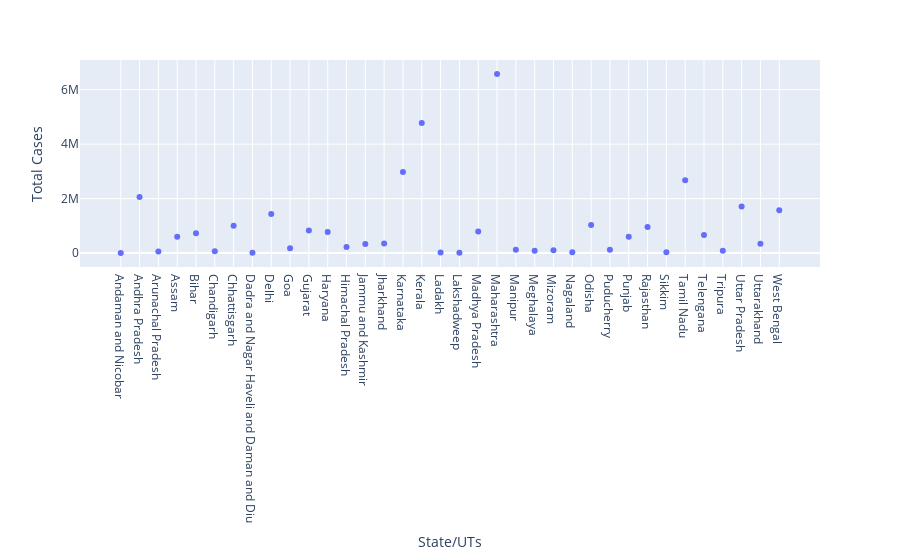

This figure's notebook cell:
### Code cell
fig=px.scatter(data,
          x='State/UTs',
          y='Total Cases',
          
          hover_data=['Active','Discharged','Deaths','Active Ratio','Discharge Ratio','Death Ratio'],
)

fig.show()

### Figure 1 — Plotly figure (JSON) as saved in the notebook; plotly's stock layout.template omitted (floating-point values rounded to 4 significant figures; data arrays with more than 128 entries replaced by an {"elided": "..."} marker saying what was removed)
{"data": [{"customdata": {"elided": "36x6 float values"}, "hovertemplate": "State/UTs=%{x}<br>Total Cases=%{y}<br>Active=%{customdata[0]}<br>Discharged=%{customdata[1]}<br>Deaths=%{customdata[2]}<br>Active Ratio=%{customdata[3]}<br>Discharge Ratio=%{customdata[4]}<br>Death Ratio=%{customdata[5]}<extra></extra>", "legendgroup": "", "marker": {"color": "#636efa", "symbol": "circle"}, "mode": "markers", "name": "", "orientation": "v", "showlegend": false, "type": "scatter", "x": ["Andaman and Nicobar", "Andhra Pradesh", "Arunachal Pradesh", "Assam", "Bihar", "Chandigarh", "Chhattisgarh", "Dadra and Nagar Haveli and Daman and Diu", "Delhi", "Goa", "Gujarat", "Haryana", "Himachal Pradesh", "Jammu and Kashmir", "Jharkhand", "Karnataka", "Kerala", "Ladakh", "Lakshadweep", "Madhya Pradesh", "Maharashtra", "Manipur", "Meghalaya", "Mizoram", "Nagaland", "Odisha", "Puducherry", "Punjab", "Rajasthan", "Sikkim", "Tamil Nadu", "Telengana", "Tripura", "Uttar Pradesh", "Uttarakhand", "West Bengal"], "xaxis": "x", "y": [7629, 2055999, 54865, 604536, 725983, 65273, 1005485, 10672, 1439136, 176980, 826099, 770975, 220254, 330352, 348334, 2980170, 4774639, 20848, 10364, 792606, 6573092, 121706, 82283, 104659, 31410, 1030518, 126893, 601821, 954354, 31636, 2675592, 667535, 84237, 1709928, 343645, 1574801], "yaxis": "y"}], "layout": {"legend": {"tracegroupgap": 0}, "margin": {"t": 60}, "xaxis": {"anchor": "y", "domain": [0, 1], "title": {"text": "State/UTs"}}, "yaxis": {"anchor": "x", "domain": [0, 1], "title": {"text": "Total Cases"}}}}
